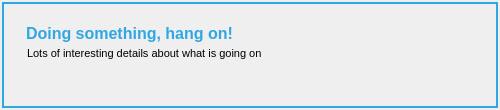
<?xml version="1.0" encoding="UTF-8"?>
<ui version="4.0">
 <class>BusyDialog</class>
 <widget class="QDialog" name="BusyDialog">
  <property name="geometry">
   <rect>
    <x>0</x>
    <y>0</y>
    <width>500</width>
    <height>110</height>
   </rect>
  </property>
  <property name="windowTitle">
   <string>Dialog</string>
  </property>
  <property name="styleSheet">
   <string notr="true">/* Style for the window itself */
#frame {
border-color: #30A7E3;
border-style: solid;
border-width: 2px;
}

/* Style for the header text */
#title { 
color: #30A7E3;
margin-top: 15px;
margin-bottom: 0px;
margin-left: 1px;
font-size: 16px;
font-weight: bold;
}

/* Style for the details text */
#details { 
margin-top: 1px;
margin-left: 3px;
margin-bottom: 0px;
font-size: 11px;
}
</string>
  </property>
  <layout class="QHBoxLayout" name="horizontalLayout_2">
   <property name="spacing">
    <number>2</number>
   </property>
   <property name="margin">
    <number>2</number>
   </property>
   <item>
    <widget class="QFrame" name="frame">
     <property name="frameShape">
      <enum>QFrame::StyledPanel</enum>
     </property>
     <property name="frameShadow">
      <enum>QFrame::Raised</enum>
     </property>
     <layout class="QHBoxLayout" name="horizontalLayout">
      <property name="spacing">
       <number>5</number>
      </property>
      <property name="margin">
       <number>5</number>
      </property>
      <item>
       <widget class="QLabel" name="label">
        <property name="text">
         <string/>
        </property>
        <property name="pixmap">
         <pixmap resource="resources.qrc">./sg_logo_80px.png</pixmap>
        </property>
       </widget>
      </item>
      <item>
       <layout class="QVBoxLayout" name="verticalLayout">
        <property name="spacing">
         <number>0</number>
        </property>
        <item>
         <widget class="QLabel" name="title">
          <property name="sizePolicy">
           <sizepolicy hsizetype="Expanding" vsizetype="Preferred">
            <horstretch>0</horstretch>
            <verstretch>0</verstretch>
           </sizepolicy>
          </property>
          <property name="text">
           <string>Doing something, hang on!</string>
          </property>
         </widget>
        </item>
        <item>
         <widget class="QLabel" name="details">
          <property name="sizePolicy">
           <sizepolicy hsizetype="Preferred" vsizetype="Expanding">
            <horstretch>0</horstretch>
            <verstretch>0</verstretch>
           </sizepolicy>
          </property>
          <property name="text">
           <string>Lots of interesting details about what is going on</string>
          </property>
          <property name="alignment">
           <set>Qt::AlignLeading|Qt::AlignLeft|Qt::AlignTop</set>
          </property>
          <property name="wordWrap">
           <bool>true</bool>
          </property>
         </widget>
        </item>
       </layout>
      </item>
     </layout>
    </widget>
   </item>
  </layout>
 </widget>
 <resources>
  <include location="resources.qrc"/>
 </resources>
 <connections/>
</ui>
